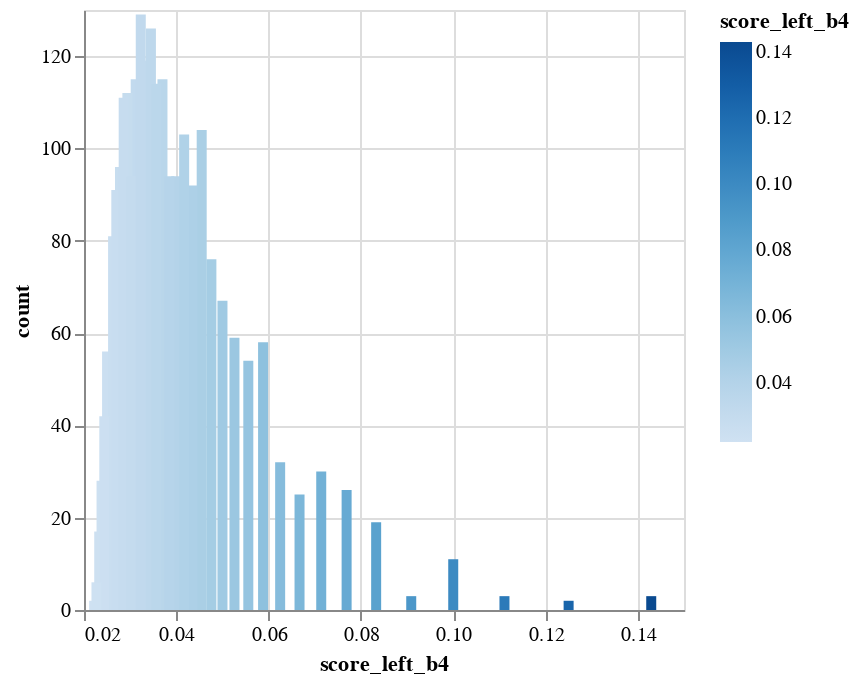
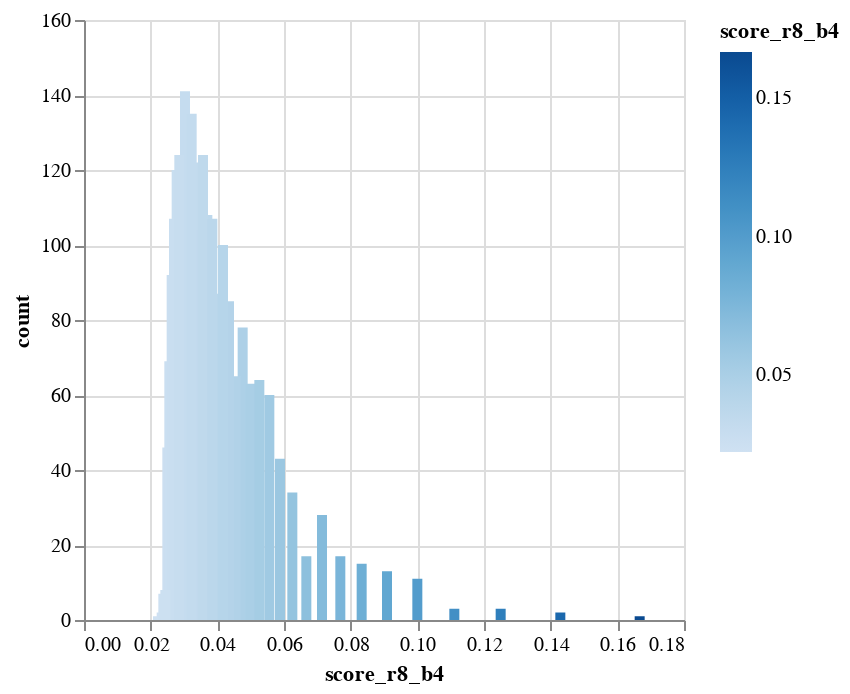

Notebook cell for these charts, in order:
### Code cell
show_b_stats('score_left_b4')
show_b_stats('score_r8_b4')

### Figure 1 — Vega-Lite specification as saved in the notebook (floating-point values rounded to 4 significant figures)
{"config": {"view": {"continuousWidth": 300, "continuousHeight": 300}}, "data": {"name": "data-4e7c6bf26fe45a90a3efeb486ed475c2"}, "mark": {"type": "bar", "tooltip": true}, "encoding": {"color": {"field": "score_left_b4", "type": "quantitative"}, "x": {"field": "score_left_b4", "type": "quantitative"}, "y": {"field": "count", "type": "quantitative"}}, "params": [{"name": "param_7", "select": {"type": "interval", "encodings": ["x", "y"]}, "bind": "scales"}], "$schema": "https://vega.github.io/schema/vega-lite/v5.20.1.json", "datasets": {"data-4e7c6bf26fe45a90a3efeb486ed475c2": [{"score_left_b4": 0.0233, "count": 17}, {"score_left_b4": 0.0476, "count": 76}, {"score_left_b4": 0.125, "count": 2}, {"score_left_b4": 0.025, "count": 56}, {"score_left_b4": 0.0588, "count": 58}, {"score_left_b4": 0.0769, "count": 26}, {"score_left_b4": 0.0333, "count": 119}, {"score_left_b4": 0.037, "count": 115}, {"score_left_b4": 0.0714, "count": 30}, {"score_left_b4": 0.1, "count": 11}, {"score_left_b4": 0.0833, "count": 19}, {"score_left_b4": 0.0256, "count": 42}, {"score_left_b4": 0.0312, "count": 115}, {"score_left_b4": 0.0345, "count": 126}, {"score_left_b4": 0.0278, "count": 96}, {"score_left_b4": 0.0222, "count": 2}, {"score_left_b4": 0.0263, "count": 81}, {"score_left_b4": 0.0625, "count": 32}, {"score_left_b4": 0.0238, "count": 28}, {"score_left_b4": 0.04, "count": 94}, {"score_left_b4": 0.027, "count": 91}, {"score_left_b4": 0.1111, "count": 3}, {"score_left_b4": 0.0294, "count": 112}, {"score_left_b4": 0.0286, "count": 111}, {"score_left_b4": 0.0357, "count": 114}, {"score_left_b4": 0.0667, "count": 25}, {"score_left_b4": 0.0455, "count": 104}, {"score_left_b4": 0.05, "count": 67}, {"score_left_b4": 0.0303, "count": 94}, {"score_left_b4": 0.0323, "count": 129}, {"score_left_b4": 0.0435, "count": 92}, {"score_left_b4": 0.1429, "count": 3}, {"score_left_b4": 0.0244, "count": 42}, {"score_left_b4": 0.0227, "count": 6}, {"score_left_b4": 0.0385, "count": 94}, {"score_left_b4": 0.0909, "count": 3}, {"score_left_b4": 0.0526, "count": 59}, {"score_left_b4": 0.0556, "count": 54}, {"score_left_b4": 0.0417, "count": 103}]}}

### Figure 2 — Vega-Lite specification as saved in the notebook (floating-point values rounded to 4 significant figures)
{"config": {"view": {"continuousWidth": 300, "continuousHeight": 300}}, "data": {"name": "data-28ddf27964b014577783565301a287ab"}, "mark": {"type": "bar", "tooltip": true}, "encoding": {"color": {"field": "score_r8_b4", "type": "quantitative"}, "x": {"field": "score_r8_b4", "type": "quantitative"}, "y": {"field": "count", "type": "quantitative"}}, "params": [{"name": "param_8", "select": {"type": "interval", "encodings": ["x", "y"]}, "bind": "scales"}], "$schema": "https://vega.github.io/schema/vega-lite/v5.20.1.json", "datasets": {"data-28ddf27964b014577783565301a287ab": [{"score_r8_b4": 0.0476, "count": 78}, {"score_r8_b4": 0.125, "count": 3}, {"score_r8_b4": 0.0233, "count": 2}, {"score_r8_b4": 0.025, "count": 46}, {"score_r8_b4": 0.0333, "count": 122}, {"score_r8_b4": 0.0588, "count": 43}, {"score_r8_b4": 0.0769, "count": 17}, {"score_r8_b4": 0.0714, "count": 28}, {"score_r8_b4": 0.1, "count": 11}, {"score_r8_b4": 0.037, "count": 108}, {"score_r8_b4": 0.0833, "count": 15}, {"score_r8_b4": 0.0256, "count": 69}, {"score_r8_b4": 0.0345, "count": 104}, {"score_r8_b4": 0.0222, "count": 1}, {"score_r8_b4": 0.0312, "count": 129}, {"score_r8_b4": 0.0278, "count": 120}, {"score_r8_b4": 0.0263, "count": 92}, {"score_r8_b4": 0.0238, "count": 7}, {"score_r8_b4": 0.0625, "count": 34}, {"score_r8_b4": 0.027, "count": 107}, {"score_r8_b4": 0.04, "count": 87}, {"score_r8_b4": 0.0294, "count": 116}, {"score_r8_b4": 0.1111, "count": 3}, {"score_r8_b4": 0.0357, "count": 124}, {"score_r8_b4": 0.0303, "count": 141}, {"score_r8_b4": 0.0286, "count": 124}, {"score_r8_b4": 0.0455, "count": 65}, {"score_r8_b4": 0.0667, "count": 17}, {"score_r8_b4": 0.05, "count": 63}, {"score_r8_b4": 0.0323, "count": 135}, {"score_r8_b4": 0.0435, "count": 85}, {"score_r8_b4": 0.1429, "count": 2}, {"score_r8_b4": 0.1667, "count": 1}, {"score_r8_b4": 0.0385, "count": 107}, {"score_r8_b4": 0.0244, "count": 8}, {"score_r8_b4": 0.0909, "count": 13}, {"score_r8_b4": 0.0556, "count": 60}, {"score_r8_b4": 0.0526, "count": 64}, {"score_r8_b4": 0.0417, "count": 100}]}}
